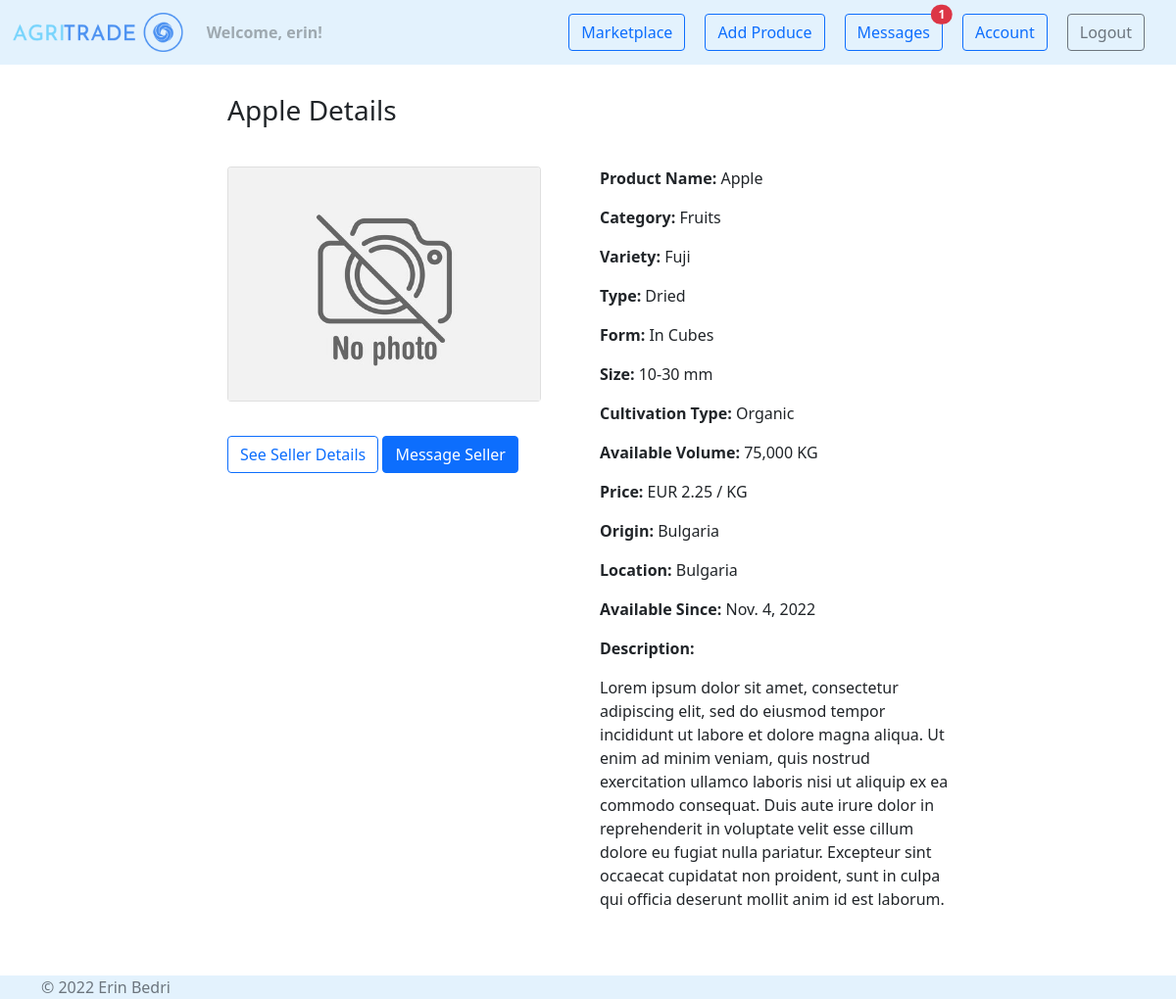
Page /marketplace/product-details/9 (signed in) on the earlier database version.
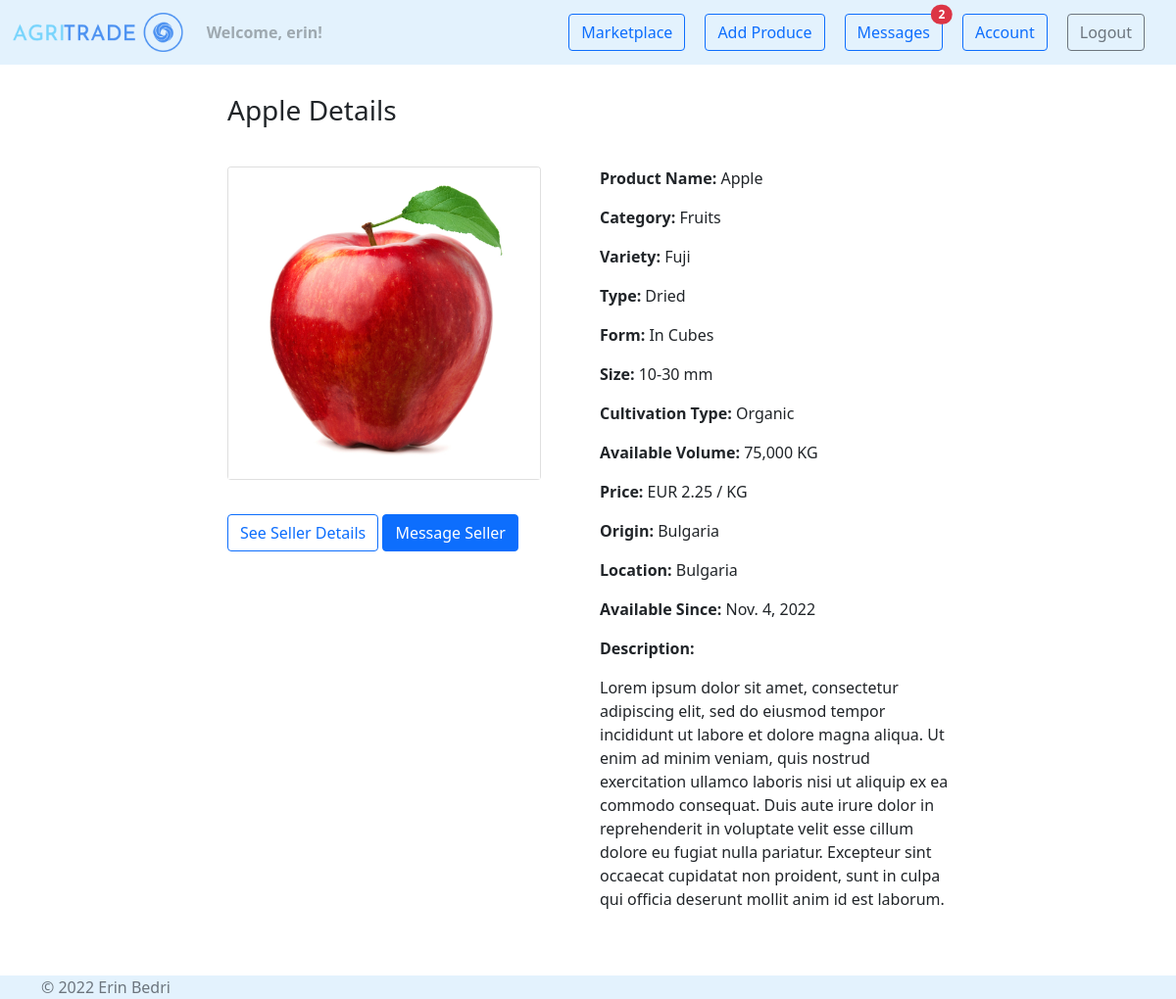
Same page on the later database version.
### agri_trade/marketplace/models.py (models this page shows, shortened)
class Product(models.Model):
    PRODUCT_CATEGORY = [
        ('Cereals', 'Cereals'),
        ('Pulses', 'Pulses'),
        ('Nuts', 'Nuts'),
        ('Oilseeds', 'Oilseeds'),
        ('Sugar and starch', 'Sugar and starch'),
        ('Fiber Crops', 'Fiber Crops'),
        ('Beverages', 'Beverages'),
        ('Narcotics', 'Narcotics'),
        ('Spices', 'Spices'),
        ('Forages', 'Forages'),
        ('Vegetables', 'Vegetables'),
        ('Fruits', 'Fruits'),
    ]
    PRODUCT_TYPE_MAX_LEN = max([len(product_type[1]) for product_type in PRODUCT_CATEGORY])
    CULTIVATION_TYPES = [
        ('Organic', 'Organic'),
        ('Conventional', 'Conventional'),
        ('In Conversion', 'In Conversion'),
    ]
    CULTIVATION_TYPE_MAX_LEN = max([len(cultivation_type[1]) for cultivation_type in CULTIVATION_TYPES])
    NAME_MAX_LEN = 20
    VARIETY_MAX_LEN = 25
    TYPE_MAX_LEN = 25
    FORM_MAX_LEN = 25
    SIZE_MAX_LEN = 25
    AVAILABLE_VOLUME_MIN_VALUE = 0
    AVAILABLE_VOLUME_MAX_VALUE = 1000000
    PRICE_MIN_VALUE = 0
    DESCRIPTION_MAX_LEN = 500
    owner = models.ForeignKey(
        UserModel,
        on_delete=CASCADE)
    name = models.CharField(
        max_length=NAME_MAX_LEN,
    )
    category = models.CharField(
        max_length=PRODUCT_TYPE_MAX_LEN,
        choices=PRODUCT_CATEGORY,
    )
    variety = models.CharField(
        max_length=VARIETY_MAX_LEN,
        blank=True,
        null=True,
    )
    type = models.CharField(
        max_length=TYPE_MAX_LEN,
        blank=True,
        null=True,
    )
    form = models.CharField(
        max_length=FORM_MAX_LEN,
        blank=True,
        null=True,
    )
    size = models.CharField(
        max_length=SIZE_MAX_LEN,
        blank=True,
        null=True,
    )
    cultivation_type = models.CharField(
        max_length=CULTIVATION_TYPE_MAX_LEN,
        choices=CULTIVATION_TYPES,
    )
    available_volume = models.IntegerField(
        validators=[
            MinValueValidator(AVAILABLE_VOLUME_MIN_VALUE),
            MaxValueValidator(AVAILABLE_VOLUME_MAX_VALUE),
        ]
    )
    price = models.FloatField(
        validators=[
            MinValueValidator(PRICE_MIN_VALUE),
        ]
    )
    description = models.TextField(
        max_length=DESCRIPTION_MAX_LEN,
        blank=True,
        null=True,
    )
    origin = CountryField(
    )
    location = CountryField(
    )
    image = models.ImageField(
        null=True,
        blank=True,
        upload_to='produces',
        validators=(
            file_size,
        )
    )
    created_on = models.DateTimeField(
        auto_now_add=True
    )
    edited_on = models.DateTimeField(
        auto_now=True
    )

### agri_trade/marketplace/views.py (the view)
# urls.py: path('product-details/<int:pk>', views.product_details, name='product details'),
@login_required
def product_details(request, pk):
    product = get_object_or_404(Product, pk=pk)
    context = {
        'product': product,
    }
    return render(request, 'marketplace/product_details.html', context)

### agri_trade/accounts/models.py (called while the page is built)
    def __str__(self):
        return self.name

### agri_trade/marketplace/templates/marketplace/product_details.html (shortened to what this page needs)
{% extends 'web/base.html' %}
{% load static %}
{% load humanize %}
{% block content %}
    <div class="container" style="margin-top: 30px; margin-bottom: 50px">
        <div class="row justify-content-md-center">
            <div class="col-md-8">
                <h3>{{ product.name }} Details</h3>
                <div class="row" style="margin-top: 10px">
                    <div class="col">
                        <div class="card" style="width: 20rem; margin-top: 30px">
                            {% if product.image %}
                                <img src="{{ product.image.url }}" class="card-img-top" alt="{{ product.name }}">
                            {% else %}
                                <img src="{% static 'img/no_photo.jpg' %}" class="card-img-top" alt="{{ product.name }}">
                            {% endif %}
                        </div>
                        <div style="margin-top: 15px">
                            {% if request.user.is_authenticated and request.user != product.owner %}
                                <button type="button" class="btn btn-outline-primary" style="margin-top: 20px"
                                        data-bs-toggle="collapse" data-bs-target="#contactSeller">See Seller Details
                                </button>
                                <a class="btn btn-primary" style="margin-top: 20px"
                                   href="{% url 'user_messages:send message' product.id %}"
                                   role="button">Message Seller</a>
                            {% endif %}
                        </div>
                    </div>
                    <div class="col">
                        <div style="margin-top: 30px">
                            <p><b>Product Name: </b>{{ product.name }}</p>
                            <p><b>Category: </b>{{ product.category }}</p>
                            <p><b>Variety: </b>{% if product.variety %}{{ product.variety }}{% endif %}</p>
                            <p><b>Type: </b>{% if product.type %}{{ product.type }}{% endif %}</p>
                            <p><b>Form: </b>{% if product.form %}{{ product.form }}{% endif %}</p>
                            <p><b>Size: </b>{% if product.size %}{{ product.size }}{% endif %}</p>
                            <p><b>Cultivation Type: </b>{{ product.cultivation_type }}</p>
                            <p><b>Available Volume: </b>{{ product.available_volume|intcomma }} KG</p>
                            <p><b>Price: </b>EUR {{ product.price|floatformat:2 }} / KG</p>
                            <p><b>Origin: </b>{{ product.origin.name }}</p>
                            <p><b>Location: </b>{{ product.location.name }}</p>
                            <p><b>Available Since: </b>{{ product.created_on|date }}</p>
                            <p><b>Description: </b>
                                {% if product.description %}
                                    {{ product.description|linebreaks }}
                                {% endif %}</p>
                        </div>
                    </div>
                </div>
            </div>
        </div>
    </div>
{% endblock %}

### agri_trade/web/templates/web/base.html (shortened to what this page needs)
{% load static %}
<!doctype html>
<html lang="en">
<head>
    <link rel="stylesheet" href="{% static 'css/style.css' %}">
    <link href="https://cdn.jsdelivr.net/npm/bootstrap@5.0.2/dist/css/bootstrap.min.css" rel="stylesheet"
>
</head>
<body class="d-flex flex-column min-vh-100">
    {% include 'web/navigation.html' %}
    {% block content %}{% endblock %}
    {% include 'web/footer.html' %}
</body>
</html>

### agri_trade/web/templates/web/navigation.html (shortened to what this page needs)
{% load static %}
<nav class="navbar navbar-expand-lg navbar-light" style="background-color: #e3f2fd;">
    <div class="container-fluid">
        <a class="navbar-brand" href="{% url 'web:homepage' %}">
            <img src="{% static 'img/logo.png' %}" alt="logo" style="height: 40px">
        </a>
        <ul class="navbar-nav">
            {% if request.user.is_authenticated %}
                <li class="nav-item">
                    <b><a class="nav-link disabled" href="#">Welcome, {{ request.user.username }}!</a></b>
                </li>
            {% endif %}
        </ul>
        <div class="collapse navbar-collapse" id="navbarNavDropdown">
            <ul class="navbar-nav ms-auto">
                {% if request.user.is_authenticated %}
                    <li class="nav-item" style="padding-right: 20px">
                        <a class="btn btn-outline-primary" href="{% url 'marketplace:marketplace' %}">Marketplace</a>
                    </li>
                    <li class="nav-item" style="padding-right: 20px">
                        <a class="btn btn-outline-primary" href="{% url 'marketplace:add product' %}">Add Produce</a>
                    </li>
                    <li class="nav-item" style="padding-right: 20px">
                        <button type="button" class="btn btn-outline-primary position-relative"
                                onclick="location.href = '{% url 'user_messages:messages' %}';">
                            Messages
                            {% if request.unread_messages_count > 0 %}
                                <span class="position-absolute top-0 start-100 translate-middle badge rounded-pill bg-danger">
                                {{ request.unread_messages_count }}
                            </span>
                            {% endif %}
                        </button>
                    </li>
                    <li class="nav-item" style="padding-right: 20px">
                        <a class="btn btn-outline-primary" href="{% url 'accounts:account' %}">Account</a>
                    </li>
                    <li class="nav-item" style="padding-right: 20px">
                        <a class="btn btn-outline-secondary" href="{% url 'accounts:logout' %}">Logout</a>
                    </li>
                {% endif %}
            </ul>
        </div>
    </div>
</nav>

### agri_trade/web/templates/web/footer.html
<footer class="mt-auto" style="background-color: #e3f2fd;">
    <div class="container">
        <span class="text-muted">© 2022 Erin Bedri</span>
    </div>
</footer>

Differences in the rows shown:
changed Product "Apple": image: picture added
Other differences:
{{ request.unread_messages_count }}: "1" → "2"
